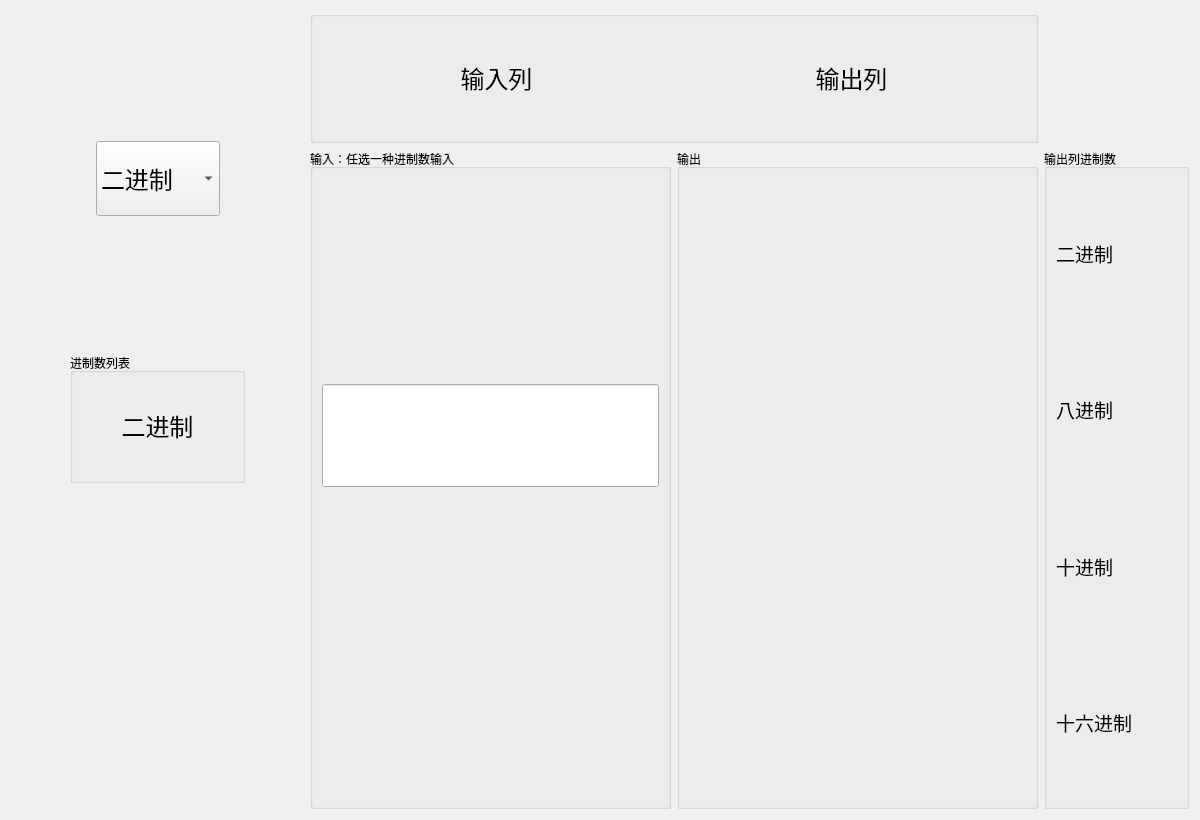
<?xml version="1.0" encoding="UTF-8"?>
<ui version="4.0">
 <class>Programmer</class>
 <widget class="QWidget" name="Programmer">
  <property name="geometry">
   <rect>
    <x>0</x>
    <y>0</y>
    <width>1200</width>
    <height>820</height>
   </rect>
  </property>
  <property name="windowTitle">
   <string>Form</string>
  </property>
  <layout class="QHBoxLayout" name="horizontalLayout_5" stretch="1,3">
   <item>
    <layout class="QVBoxLayout" name="verticalLayout_4" stretch="4,2,4,4,10">
     <item>
      <spacer name="verticalSpacer">
       <property name="orientation">
        <enum>Qt::Vertical</enum>
       </property>
       <property name="sizeHint" stdset="0">
        <size>
         <width>20</width>
         <height>40</height>
        </size>
       </property>
      </spacer>
     </item>
     <item>
      <layout class="QHBoxLayout" name="horizontalLayout_3">
       <item>
        <spacer name="horizontalSpacer">
         <property name="orientation">
          <enum>Qt::Horizontal</enum>
         </property>
         <property name="sizeHint" stdset="0">
          <size>
           <width>40</width>
           <height>20</height>
          </size>
         </property>
        </spacer>
       </item>
       <item>
        <widget class="QComboBox" name="comboBox">
         <property name="minimumSize">
          <size>
           <width>0</width>
           <height>75</height>
          </size>
         </property>
         <property name="font">
          <font>
           <family>华文行楷</family>
           <pointsize>18</pointsize>
          </font>
         </property>
         <item>
          <property name="text">
           <string>二进制</string>
          </property>
         </item>
         <item>
          <property name="text">
           <string>八进制</string>
          </property>
         </item>
         <item>
          <property name="text">
           <string>十进制</string>
          </property>
         </item>
         <item>
          <property name="text">
           <string>十六进制</string>
          </property>
         </item>
        </widget>
       </item>
       <item>
        <spacer name="horizontalSpacer_2">
         <property name="orientation">
          <enum>Qt::Horizontal</enum>
         </property>
         <property name="sizeHint" stdset="0">
          <size>
           <width>40</width>
           <height>20</height>
          </size>
         </property>
        </spacer>
       </item>
      </layout>
     </item>
     <item>
      <spacer name="verticalSpacer_2">
       <property name="orientation">
        <enum>Qt::Vertical</enum>
       </property>
       <property name="sizeHint" stdset="0">
        <size>
         <width>20</width>
         <height>40</height>
        </size>
       </property>
      </spacer>
     </item>
     <item>
      <layout class="QHBoxLayout" name="horizontalLayout_4" stretch="1,3,1">
       <item>
        <spacer name="horizontalSpacer_3">
         <property name="orientation">
          <enum>Qt::Horizontal</enum>
         </property>
         <property name="sizeHint" stdset="0">
          <size>
           <width>40</width>
           <height>20</height>
          </size>
         </property>
        </spacer>
       </item>
       <item>
        <widget class="QGroupBox" name="groupBox">
         <property name="title">
          <string>进制数列表</string>
         </property>
         <layout class="QVBoxLayout" name="verticalLayout">
          <item>
           <widget class="QLabel" name="indication">
            <property name="sizePolicy">
             <sizepolicy hsizetype="Expanding" vsizetype="Expanding">
              <horstretch>0</horstretch>
              <verstretch>0</verstretch>
             </sizepolicy>
            </property>
            <property name="font">
             <font>
              <family>华文楷体</family>
              <pointsize>16</pointsize>
             </font>
            </property>
            <property name="text">
             <string>&lt;html&gt;&lt;head/&gt;&lt;body&gt;&lt;p align=&quot;center&quot;&gt;&lt;span style=&quot; font-size:18pt;&quot;&gt;二进制&lt;/span&gt;&lt;/p&gt;&lt;/body&gt;&lt;/html&gt;</string>
            </property>
           </widget>
          </item>
         </layout>
        </widget>
       </item>
       <item>
        <spacer name="horizontalSpacer_4">
         <property name="orientation">
          <enum>Qt::Horizontal</enum>
         </property>
         <property name="sizeHint" stdset="0">
          <size>
           <width>40</width>
           <height>20</height>
          </size>
         </property>
        </spacer>
       </item>
      </layout>
     </item>
     <item>
      <spacer name="verticalSpacer_3">
       <property name="orientation">
        <enum>Qt::Vertical</enum>
       </property>
       <property name="sizeHint" stdset="0">
        <size>
         <width>20</width>
         <height>40</height>
        </size>
       </property>
      </spacer>
     </item>
    </layout>
   </item>
   <item>
    <layout class="QGridLayout" name="gridLayout" rowstretch="1,5" columnstretch="5,1">
     <item row="0" column="0">
      <widget class="QGroupBox" name="groupBox_2">
       <property name="title">
        <string/>
       </property>
       <layout class="QHBoxLayout" name="horizontalLayout">
        <item>
         <widget class="QLabel" name="label_13">
          <property name="sizePolicy">
           <sizepolicy hsizetype="Expanding" vsizetype="Expanding">
            <horstretch>0</horstretch>
            <verstretch>0</verstretch>
           </sizepolicy>
          </property>
          <property name="font">
           <font>
            <family>华文楷体</family>
           </font>
          </property>
          <property name="text">
           <string>&lt;html&gt;&lt;head/&gt;&lt;body&gt;&lt;p align=&quot;center&quot;&gt;&lt;span style=&quot; font-size:18pt;&quot;&gt;输入列&lt;/span&gt;&lt;/p&gt;&lt;/body&gt;&lt;/html&gt;</string>
          </property>
         </widget>
        </item>
        <item>
         <widget class="QLabel" name="label_12">
          <property name="sizePolicy">
           <sizepolicy hsizetype="Expanding" vsizetype="Expanding">
            <horstretch>0</horstretch>
            <verstretch>0</verstretch>
           </sizepolicy>
          </property>
          <property name="font">
           <font>
            <family>华文楷体</family>
           </font>
          </property>
          <property name="text">
           <string>&lt;html&gt;&lt;head/&gt;&lt;body&gt;&lt;p align=&quot;center&quot;&gt;&lt;span style=&quot; font-size:18pt;&quot;&gt;输出列&lt;/span&gt;&lt;/p&gt;&lt;/body&gt;&lt;/html&gt;</string>
          </property>
         </widget>
        </item>
       </layout>
      </widget>
     </item>
     <item row="1" column="0">
      <layout class="QHBoxLayout" name="horizontalLayout_2" stretch="1,1">
       <item>
        <widget class="QGroupBox" name="groupBox_3">
         <property name="title">
          <string>输入：任选一种进制数输入</string>
         </property>
         <layout class="QVBoxLayout" name="verticalLayout_5" stretch="2,1,3">
          <item>
           <spacer name="verticalSpacer_4">
            <property name="orientation">
             <enum>Qt::Vertical</enum>
            </property>
            <property name="sizeHint" stdset="0">
             <size>
              <width>20</width>
              <height>40</height>
             </size>
            </property>
           </spacer>
          </item>
          <item>
           <widget class="QLineEdit" name="input">
            <property name="sizePolicy">
             <sizepolicy hsizetype="Expanding" vsizetype="Expanding">
              <horstretch>0</horstretch>
              <verstretch>20</verstretch>
             </sizepolicy>
            </property>
            <property name="maximumSize">
             <size>
              <width>16777215</width>
              <height>200</height>
             </size>
            </property>
            <property name="font">
             <font>
              <family>Consolas</family>
              <pointsize>16</pointsize>
             </font>
            </property>
           </widget>
          </item>
          <item>
           <spacer name="verticalSpacer_5">
            <property name="orientation">
             <enum>Qt::Vertical</enum>
            </property>
            <property name="sizeHint" stdset="0">
             <size>
              <width>20</width>
              <height>40</height>
             </size>
            </property>
           </spacer>
          </item>
         </layout>
        </widget>
       </item>
       <item>
        <widget class="QGroupBox" name="groupBox_4">
         <property name="title">
          <string>输出</string>
         </property>
         <layout class="QVBoxLayout" name="verticalLayout_3">
          <item>
           <widget class="QLabel" name="bin_output">
            <property name="sizePolicy">
             <sizepolicy hsizetype="Expanding" vsizetype="Expanding">
              <horstretch>0</horstretch>
              <verstretch>0</verstretch>
             </sizepolicy>
            </property>
            <property name="font">
             <font>
              <family>Consolas</family>
              <pointsize>14</pointsize>
             </font>
            </property>
            <property name="text">
             <string/>
            </property>
           </widget>
          </item>
          <item>
           <widget class="QLabel" name="oct_output">
            <property name="sizePolicy">
             <sizepolicy hsizetype="Expanding" vsizetype="Expanding">
              <horstretch>0</horstretch>
              <verstretch>0</verstretch>
             </sizepolicy>
            </property>
            <property name="font">
             <font>
              <family>Consolas</family>
              <pointsize>14</pointsize>
             </font>
            </property>
            <property name="text">
             <string/>
            </property>
           </widget>
          </item>
          <item>
           <widget class="QLabel" name="dec_output">
            <property name="sizePolicy">
             <sizepolicy hsizetype="Expanding" vsizetype="Expanding">
              <horstretch>0</horstretch>
              <verstretch>0</verstretch>
             </sizepolicy>
            </property>
            <property name="font">
             <font>
              <family>Consolas</family>
              <pointsize>14</pointsize>
             </font>
            </property>
            <property name="text">
             <string/>
            </property>
           </widget>
          </item>
          <item>
           <widget class="QLabel" name="hex_output">
            <property name="sizePolicy">
             <sizepolicy hsizetype="Expanding" vsizetype="Expanding">
              <horstretch>0</horstretch>
              <verstretch>0</verstretch>
             </sizepolicy>
            </property>
            <property name="font">
             <font>
              <family>Consolas</family>
              <pointsize>14</pointsize>
             </font>
            </property>
            <property name="text">
             <string/>
            </property>
           </widget>
          </item>
         </layout>
        </widget>
       </item>
      </layout>
     </item>
     <item row="1" column="1">
      <widget class="QGroupBox" name="groupBox_5">
       <property name="title">
        <string>输出列进制数</string>
       </property>
       <layout class="QVBoxLayout" name="verticalLayout_2">
        <item>
         <widget class="QLabel" name="label_14">
          <property name="sizePolicy">
           <sizepolicy hsizetype="Expanding" vsizetype="Expanding">
            <horstretch>0</horstretch>
            <verstretch>0</verstretch>
           </sizepolicy>
          </property>
          <property name="font">
           <font>
            <family>华文楷体</family>
            <pointsize>14</pointsize>
           </font>
          </property>
          <property name="text">
           <string>二进制</string>
          </property>
         </widget>
        </item>
        <item>
         <widget class="QLabel" name="label_15">
          <property name="sizePolicy">
           <sizepolicy hsizetype="Expanding" vsizetype="Expanding">
            <horstretch>0</horstretch>
            <verstretch>0</verstretch>
           </sizepolicy>
          </property>
          <property name="font">
           <font>
            <family>华文楷体</family>
            <pointsize>14</pointsize>
           </font>
          </property>
          <property name="text">
           <string>八进制</string>
          </property>
         </widget>
        </item>
        <item>
         <widget class="QLabel" name="label_16">
          <property name="sizePolicy">
           <sizepolicy hsizetype="Expanding" vsizetype="Expanding">
            <horstretch>0</horstretch>
            <verstretch>0</verstretch>
           </sizepolicy>
          </property>
          <property name="font">
           <font>
            <family>华文楷体</family>
            <pointsize>14</pointsize>
           </font>
          </property>
          <property name="text">
           <string>十进制</string>
          </property>
         </widget>
        </item>
        <item>
         <widget class="QLabel" name="label_17">
          <property name="sizePolicy">
           <sizepolicy hsizetype="Expanding" vsizetype="Expanding">
            <horstretch>0</horstretch>
            <verstretch>0</verstretch>
           </sizepolicy>
          </property>
          <property name="font">
           <font>
            <family>华文楷体</family>
            <pointsize>14</pointsize>
           </font>
          </property>
          <property name="text">
           <string>十六进制</string>
          </property>
         </widget>
        </item>
       </layout>
      </widget>
     </item>
    </layout>
   </item>
  </layout>
 </widget>
 <resources/>
 <connections/>
</ui>
